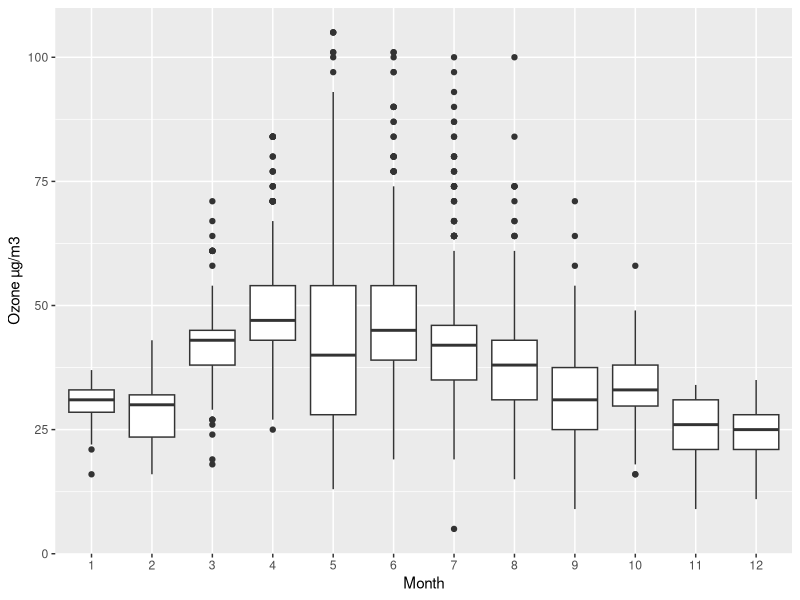
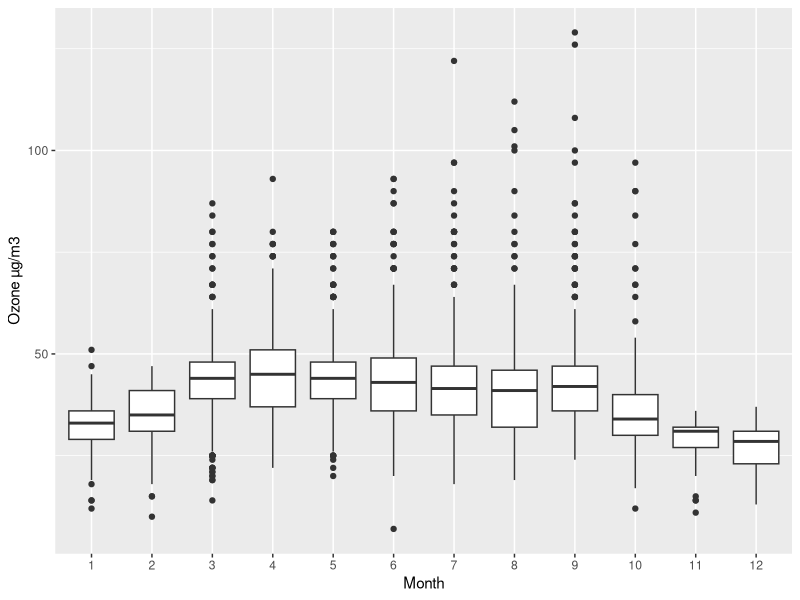

Recreate these plots in R, in order.
## ---- chunk 1
#Import libraries
library(tidyverse);library(lubridate);library(here);library(knitr)

#Import EPA data (from the processed_KEY folder) & fix dates
epa_data <- read.csv(
  here("Data","Processed","EPAair_O3_PM25_NC1819_Processed.csv"),
  stringsAsFactors = TRUE) %>% 
  mutate(Date = ymd(Date))
## ---- chunk 2
#Compute mean PM2.5 concentration for each county, sorted by value
summary_PM25 <- epa_data %>% 
  drop_na(PM2.5) %>% 
  group_by(COUNTY) %>% 
  summarize(mean_PM2.5 = mean(PM2.5)) %>% 
  arrange(mean_PM2.5)

#Compute mean ozone concentration for each county, sorted by value
summary_Ozone <- epa_data %>% 
  drop_na(Ozone) %>% 
  group_by(COUNTY) %>% 
  summarize(
    mean_Ozone = mean(Ozone)) %>% 
  arrange(mean_Ozone)

#Use the `kable` function to produce the 2 tables in markdown format

knitr::kable(summary_PM25, caption = "Mean Particulates (2.5mm)",
             col.names = c("County", "$\\mu g/m^3$"))

knitr::kable(summary_Ozone, caption = "Mean Ozone",
             col.names = c("County", "$\\mu g/m^3$"))
## ---- chunk 3

ozone_2018Plot <- epa_data %>%
  filter(Year %in% 2018) %>%
  ggplot(aes(
    x = as.factor(Month), y = Ozone)) +
  geom_boxplot() +
  xlab("Month") +
  ylab("Ozone µg/m3")

ozone_2018Plot

## ---- chunk 4

ozone_2019Plot <- epa_data %>%
  filter(Year %in% 2019) %>%
  ggplot(aes(
    x = as.factor(Month), y = Ozone)) +
  geom_boxplot() +
  xlab("Month") +
  ylab("Ozone µg/m3")

ozone_2019Plot
